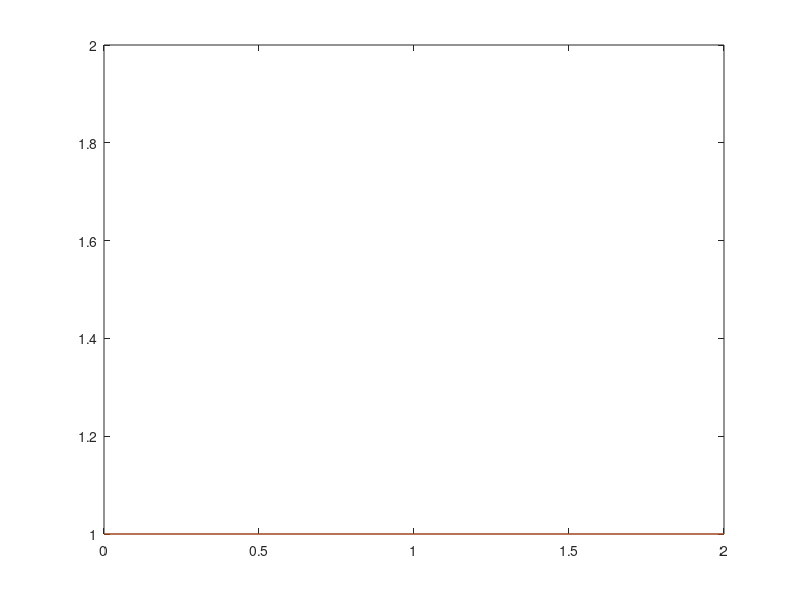

This figure's MATLAB source:
clc;
clear;
close all;

% plot
    % plot([0,0]): only dot -> nothing is displayed
    % get(gca)
        % gca = get current access
        % gcf = get current figure
    % set
% figure: to draw multiple graph, use figure

figure;
title('test');
plot([0,0], [2,2]);
hold on;
plot([0,2], [1,1]);

% color
    % uisetcolor();